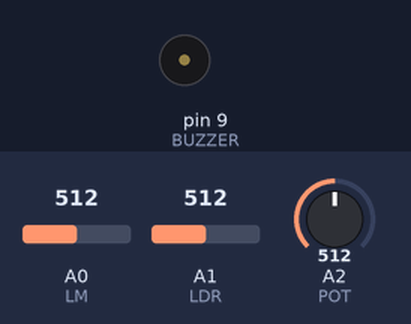
The sketch below on a simulated Arduino Uno, built with avr-gcc and run on an emulated ATmega328P. Shown: buzzer (waves = sounding). The test bench sets the inputs (shaded band); at power-on: A2 (POT) = 512, A0 (LM) = 512, A1 (LDR) = 512. What the sketch prints to the serial monitor is not drawn.

Above: at 1.25 s.
1.3 s: A2 (POT) set to 136
4.3 s: A2 (POT) set to 122
At 4.3 s:
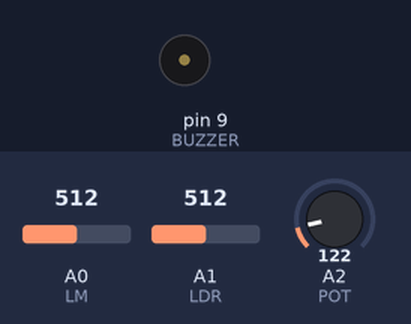
5.8 s: A2 (POT) set to 138
At 6.0 s:
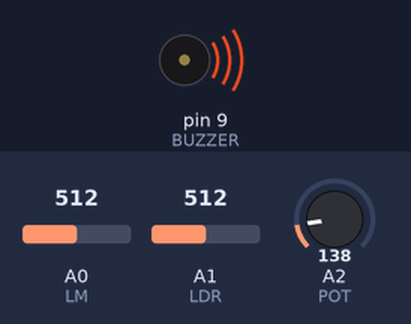
8.8 s: A2 (POT) set to 118
At 9.8 s:
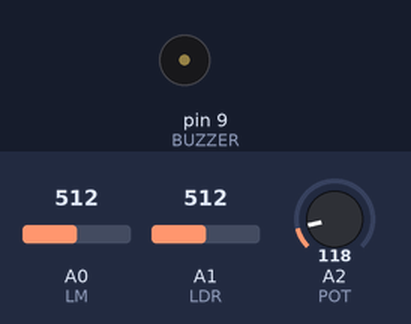
10.3 s: A0 (LM) set to 134
11.8 s: A0 (LM) set to 116
Timing chart, 0 to 14.3 s (numbered marks = the images above; inputs shaded):
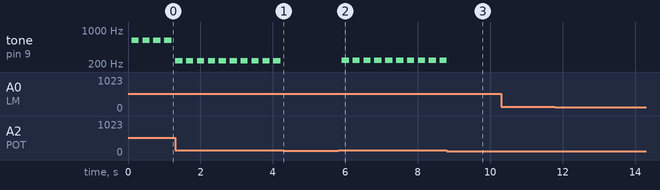

The sketch:

analog.ino
```cpp
#define BUZZER 9
#define LM A0
#define LDR A1
#define POT A2

void setup(){
  pinMode(BUZZER, OUTPUT); //Configura a porta como saída
  pinMode(LM, INPUT); //Configura as portas como entrada
  pinMode(LDR, INPUT);
  pinMode(POT, INPUT);
  Serial.begin(9600); //Inicializa a comunicação serial
}

void loop(){
  static unsigned long info = 0;

  if (millis() - info > 200){ //É executado 200ms após o reset da variável info
    info = millis(); //Reseta a variável info

  	Serial.print("Temp = ");
  	Serial.print(map(analogRead(LM),0, 1023, -50, 450)); 	// Converte 0 a 1023 em -50ºC a 450ºC
  	Serial.println("oC");

  	Serial.print("LDR = ");
	Serial.println(analogRead(LDR)); //Imprime o valor sem conversão da leitura analógica

  	Serial.print("Potenciometro = ");
  	Serial.print(map(analogRead(LM),0, 1023, 0, 100));	// Converte 0 a 1023 em 0% a 100%
  	Serial.println("% \n");
  }
  if(analogRead(POT)>128){
    static unsigned long timeBuzz = 0;
    if(millis() - timeBuzz > 100){	//É executado 100ms após o reset da variável timeBuzz
  	   tone(BUZZER, 100 + analogRead(POT)); // Liga o buzzer com uma frequência dependente do valor do potenciômetro
    }
    if(millis() - timeBuzz > 300){  //É executado 300ms após o reset da variável timeBuzz
       noTone(BUZZER);	//Desliga o BUZZER
       timeBuzz = millis(); //Reseta a variável timeBuzz
    }
  }
  else{
    noTone(BUZZER);
  }
}
```

Measured:
- the behaviour switches between 129 and 128 on A2 (POT) (found by bisection; images 0 and 1)
- after the input at 4.3 s, tone on pin 9 (BUZZER): stops changing and stays silent
- after the input at 5.8 s, tone on pin 9 (BUZZER): alternates 238 Hz for 0.20 s and silent for 0.10 s, starting after 0.10 s
- after the input at 8.8 s, tone on pin 9 (BUZZER): goes on until 8.8 s, then stays silent
- after the input at 10.3 s, every drawn part: stays the same
- after the input at 11.8 s, every drawn part: stays the same
- by itself, tone on pin 9 (BUZZER): alternates 236 Hz for 0.20 s and silent for 0.10 s
